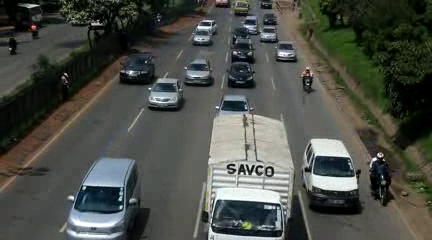
//> input picture frame 79 of Image3.mp4, 432 x 240 px
$ ./CaptureVehicles   (built with g++ and OpenCV 4)
//> lines starting //> are read from the running program, lines starting //| are printed output that depends on the picture
////////

#include "opencv2\highgui.hpp"
#include "opencv2\imgproc.hpp"
#include "opencv2\objdetect\objdetect.hpp"
#include "opencv2\videoio\videoio.hpp"
#include "opencv2\imgcodecs\imgcodecs.hpp"
#include "opencv2\core\core.hpp"
#include <vector>
#include <stdio.h>
#include <windows.h>
#include <iostream>
#include <time.h>

using namespace cv;
using namespace std;

Mat img;
//VideoCapture cap;

int main(int argc, const char** argv)
{
	//VideoCapture cap(0);			//Streaming Camera feed
	VideoCapture cap("Image3.mp4");			//static video file

	for (;;)
	{
		if (!cap.isOpened()) {
			cout << "Video Capture Fail" << endl;
			break;
		}
		else {
			cap >> img;
//> img is the input picture: 240 rows x 432 cols, CV_8UC3; mean B, G, R 72.2, 78.7, 75.7
//			int Preprocess(Mat img);	//Pass parameters to Prepocess File for processing
			Mat img0 = img;			// Holds the capture image:
			Mat cm_img0;			// Holds the colormap version of the image:
			applyColorMap(img, cm_img0, CV_BGR2GRAY);   // Apply the Binary:
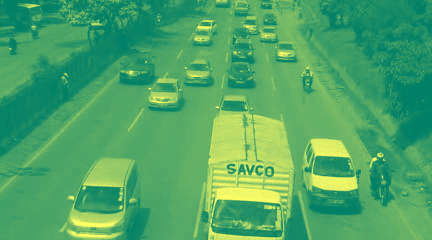
//> cm_img0: 240 rows x 432 cols, CV_8UC3; mean B, G, R 102, 166, 77
//			imshow("BinaryMap", cm_img0); //threshold(img, cm_img0, 128, 255, THRESH_BINARY);
			applyColorMap(img, cm_img0, COLORMAP_JET); // Apply the colormap:
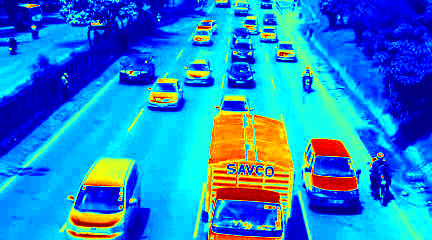
//> cm_img0: 240 rows x 432 cols, CV_8UC3; mean B, G, R 206.2, 133.2, 33.5
			imshow("HeatMap", cm_img0);	 // Show the result:
			int key2 = waitKey(20);	//Dispaly the window for some time onscreen
//> the Esc key is pressed
		}

	}
	return 0;
}

$ run again, starting later in the video
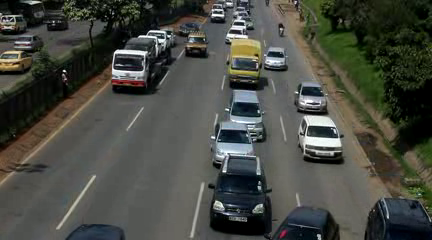
//> input picture frame 356 of Image3.mp4, 432 x 240 px
//> img is the input picture: 240 rows x 432 cols, CV_8UC3; mean B, G, R 66.9, 74.3, 72.2
//> `applyColorMap(img, cm_img0, CV_BGR2GRAY);`:
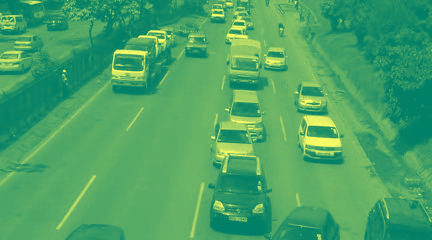
//> cm_img0: 240 rows x 432 cols, CV_8UC3; mean B, G, R 102, 163.9, 72.8
//> `applyColorMap(img, cm_img0, COLORMAP_JET);`:
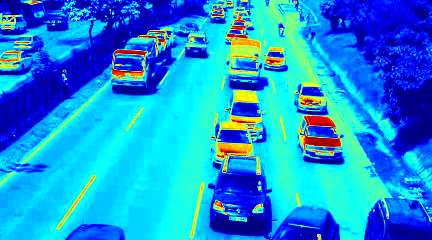
//> cm_img0: 240 rows x 432 cols, CV_8UC3; mean B, G, R 218.1, 147.2, 21.2

$ run again, starting later in the video
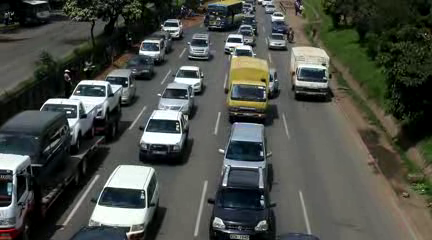
//> input picture frame 633 of Image3.mp4, 432 x 240 px
//> img is the input picture: 240 rows x 432 cols, CV_8UC3; mean B, G, R 71.5, 78.2, 74.7
//> `applyColorMap(img, cm_img0, CV_BGR2GRAY);`:
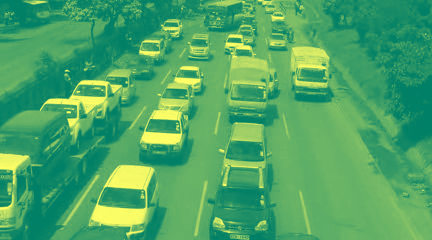
//> cm_img0: 240 rows x 432 cols, CV_8UC3; mean B, G, R 102, 165.7, 76.4
//> `applyColorMap(img, cm_img0, COLORMAP_JET);`:
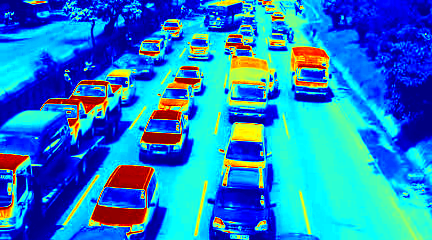
//> cm_img0: 240 rows x 432 cols, CV_8UC3; mean B, G, R 201.3, 130.6, 32.3
